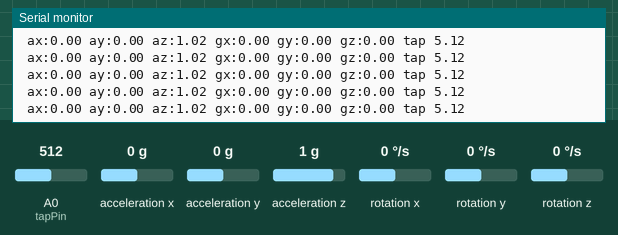
Recording of a sketch running on a simulated Arduino Uno, built with avr-gcc and run on an emulated ATmega328P. Shown: the last lines printed to the serial monitor. Wiring (inferred from the names in the program): MPU-6050 motion sensor at I2C address 0x68. The test bench sets the inputs (shaded band); at power-on: A0 (tapPin) = 512, acceleration x 0 g, acceleration y 0 g, acceleration z 1 g, rotation x 0 °/s, rotation y 0 °/s, rotation z 0 °/s.

Above: at 4.2 s.
4.3 s: A0 (tapPin) set to 107
At 4.49 s:
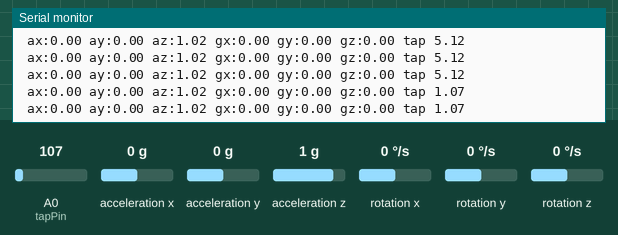
7.3 s: A0 (tapPin) set to 88
At 7.43 s:
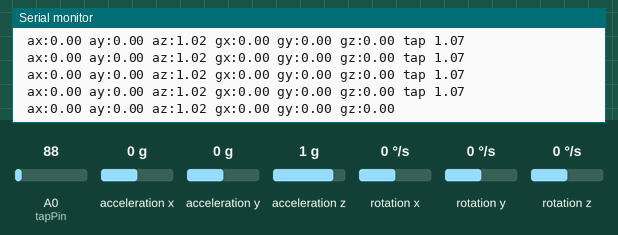

The sketch:

sensabel.ino
```cpp
/**
 * Sensabel is the sport sabre for the digital age.
 * Piezo sensor on the analog pin
 * Acceleration and gyro sensor on the wire interface
 */
#include "Wire.h"

const int tapPin = A0;        // the piezo is connected to analog pin 0
const int tapThreshold = 100;  // threshold value to decide whethere there is a hit
const int MPU_ADDR = 0x68;    // I2C address of the accel/gyro sensor. If AD0 pin is set to HIGH, the I2C address will be 0x69.

int tapValue = 0;  // variable to store the value read from the sensor pin
int16_t accel[3];  // variables for accelerometer raw data
int16_t gyro[3];   // variables for gyro raw data
int16_t temperature; // variables for temperature data
float t, tp; // approximate timestamps from millis() for integration

// Vectors for accelerations, speeds and position or angle
float a[3], v[3], pos[3], alpha[3], omega[3], angle[3];
// Rotation matrix to get vectors into sabre frame of reference
const float asensor = 15.0; // Angle of sensor within the guard
float rot[3][3]={{0,sin(asensor),cos(asensor)},{1,0,0},{0,cos(asensor),sin(asensor)}};

char tmp_str[7]; // temporary variable used in convert function

char* convert_int16_to_str(int16_t i) { // converts int16 to string
  sprintf(tmp_str, "%6d", i);
  return tmp_str;
}

void setup() {
  Serial.begin(9600);       // use the serial port for output

  Wire.begin();
  Wire.beginTransmission(MPU_ADDR); // Begins a transmission to the I2C slave (GY-521 board)
  Wire.write(0x6B); // PWR_MGMT_1 register
  Wire.write(0); // set to zero (wakes up the MPU-6050)
  Wire.endTransmission(true);

  tp=millis()/1000.0; // Initial timestamp
}

void loop() {
  tapValue = analogRead(tapPin);

  Wire.beginTransmission(MPU_ADDR);
  Wire.write(0x3B); // starting with register 0x3B (ACCEL_XOUT_H) [MPU-6000 and MPU-6050 Register Map and Descriptions Revision 4.2, p.40]
  Wire.endTransmission(false); // the parameter indicates that the Arduino will send a restart. As a result, the connection is kept active.
  Wire.requestFrom(MPU_ADDR, 7*2, true); // request a total of 7*2=14 registers

  t=millis()/1000.0; // Time after reading wire

  accel[0] = Wire.read()<<8 | Wire.read(); // reading registers: 0x3B (ACCEL_XOUT_H) and 0x3C (ACCEL_XOUT_L)
  accel[1] = Wire.read()<<8 | Wire.read(); // reading registers: 0x3D (ACCEL_YOUT_H) and 0x3E (ACCEL_YOUT_L)
  accel[2] = Wire.read()<<8 | Wire.read(); // reading registers: 0x3F (ACCEL_ZOUT_H) and 0x40 (ACCEL_ZOUT_L)
  temperature = Wire.read()<<8 | Wire.read(); // reading registers: 0x41 (TEMP_OUT_H) and 0x42 (TEMP_OUT_L)
  gyro[0] = Wire.read()<<8 | Wire.read(); // reading registers: 0x43 (GYRO_XOUT_H) and 0x44 (GYRO_XOUT_L)
  gyro[1] = Wire.read()<<8 | Wire.read(); // reading registers: 0x45 (GYRO_YOUT_H) and 0x46 (GYRO_YOUT_L)
  gyro[2] = Wire.read()<<8 | Wire.read(); // reading registers: 0x47 (GYRO_ZOUT_H) and 0x48 (GYRO_ZOUT_L)

  for (int i=0;i<3;i++) {
    a[i]=accel[i]/16000.0;
    alpha[i]=gyro[i]/16000.0;
  }

  Serial.print(" ax:");  Serial.print(a[0]);
  Serial.print(" ay:");  Serial.print(a[1]);
  Serial.print(" az:");  Serial.print(a[2]);
  Serial.print(" gx:");  Serial.print(alpha[0]);
  Serial.print(" gy:");  Serial.print(alpha[1]);
  Serial.print(" gz:");  Serial.print(alpha[2]);
  // Serial.print(" | tmp = "); Serial.print(temperature/340.00+36.53);

  if (tapValue >= tapThreshold) {
    Serial.print(" tap "); Serial.print(tapValue/100.0);
  }
  Serial.println();
  tp=t; // Current time used in next loop
}
```

Measured:
- the behaviour switches between 100 and 99 on A0 (tapPin) (found by bisection; images 1 and 2)
- after the input at 4.3 s, the serial monitor: prints a new line after 0.12 s (image 1)
- after the input at 7.3 s, the serial monitor: prints a new line after 0.13 s (image 2)
